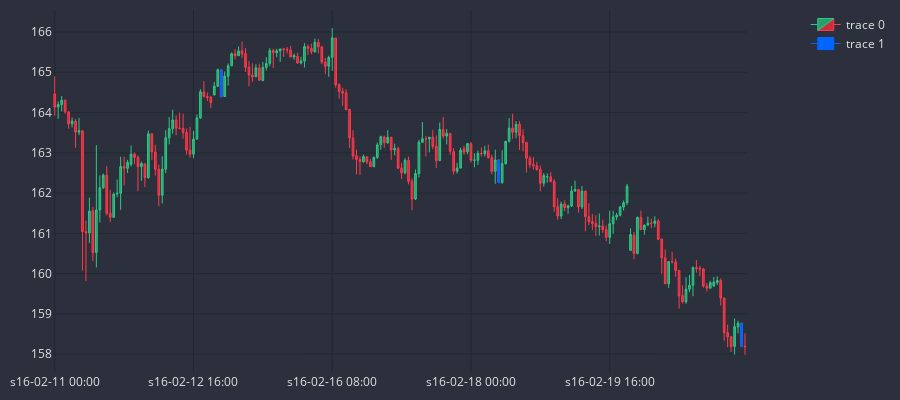

Here is the notebook cell this chart was saved with:
### Code cell
MARKER = '#0066FF'
dfp = df_an.iloc[600:800]
cp = CandlePlot(dfp, candles=True)
df_temp = cp.df_plot[cp.df_plot.MARUBOZU == True]
cp.fig.add_trace(go.Candlestick(
                x = df_temp.sTime,
                open = df_temp.mid_o,
                high = df_temp.mid_h,
                low = df_temp.mid_l,
                close = df_temp.mid_c,
                line = dict(width=1), 
                opacity = 1,
                increasing_fillcolor=MARKER,
                decreasing_fillcolor=MARKER,
                increasing_line_color=MARKER,
                decreasing_line_color=MARKER,
            ))

cp.show_plot()

### Figure 1 — Plotly figure (JSON) as saved in the notebook; plotly's stock layout.template omitted (floating-point values rounded to 4 significant figures; data arrays with more than 128 entries replaced by an {"elided": "..."} marker saying what was removed)
{"data": [{"close": {"elided": "200 float values"}, "decreasing": {"fillcolor": "#CC2E3C", "line": {"color": "#FF3A4C"}}, "high": {"elided": "200 float values"}, "increasing": {"fillcolor": "#24A06B", "line": {"color": "#2EC886"}}, "line": {"width": 1}, "low": {"elided": "200 float values"}, "opacity": 1, "open": {"elided": "200 float values"}, "type": "candlestick", "x": {"elided": "200 str values"}}, {"close": [164.4, 162.3, 158.2], "decreasing": {"fillcolor": "#0066FF", "line": {"color": "#0066FF"}}, "high": [165.1, 162.8, 158.8], "increasing": {"fillcolor": "#0066FF", "line": {"color": "#0066FF"}}, "line": {"width": 1}, "low": [164.4, 162.3, 158.2], "opacity": 1, "open": [165.1, 162.8, 158.8], "type": "candlestick", "x": ["s16-02-15 00:00", "s16-02-18 08:00", "s16-02-23 06:00"]}], "layout": {"font": {"color": "#e1e1e1", "size": 12}, "height": 400, "margin": {"b": 10, "l": 10, "r": 10, "t": 10}, "paper_bgcolor": "#2c303c", "plot_bgcolor": "#2c303c", "width": 900, "xaxis": {"anchor": "y", "domain": [0, 0.94], "gridcolor": "#1f292f", "nticks": 5, "rangeslider": {"visible": false}}, "yaxis": {"anchor": "x", "domain": [0, 1], "gridcolor": "#1f292f"}, "yaxis2": {"anchor": "x", "gridcolor": "#1f292f", "overlaying": "y", "side": "right"}}}
